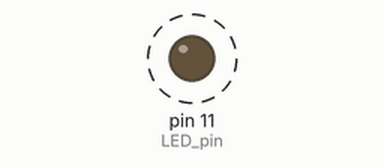
Bench run of a sketch on a simulated Arduino Uno, built with avr-gcc and run on an emulated ATmega328P. Parts: output pins drawn as LEDs (lit = HIGH). Dashed ring = blinking.

Above: at 0.3 s.
Timing chart, 0 to 3.0 s (numbered marks = the images above):
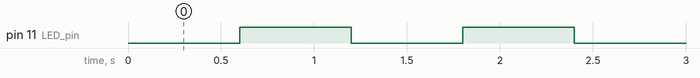

Measured:
- by itself, pin 11 (LED_pin): alternates HIGH for 0.60 s and LOW for 0.60 s

The sketch:

interrupt_MsTimer2.ino
```cpp
#include <FlexiTimer2.h>
using namespace FlexiTimer2;

const int LED_pin = 11;

void flash()
{
  static int state = HIGH;
  digitalWrite(LED_pin, state);
  state = !state;
}


void setup() {
  // put your setup code here, to run once:
  Serial.begin(9600);
  pinMode(LED_pin, OUTPUT);
  set(600, flash);
  start();
}

void loop() {
  // put your main code here, to run repeatedly:

}
```
